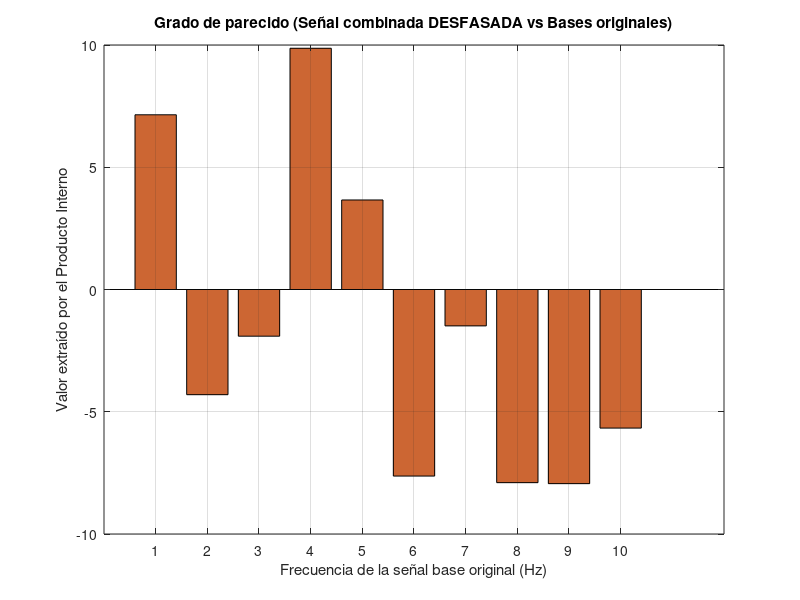
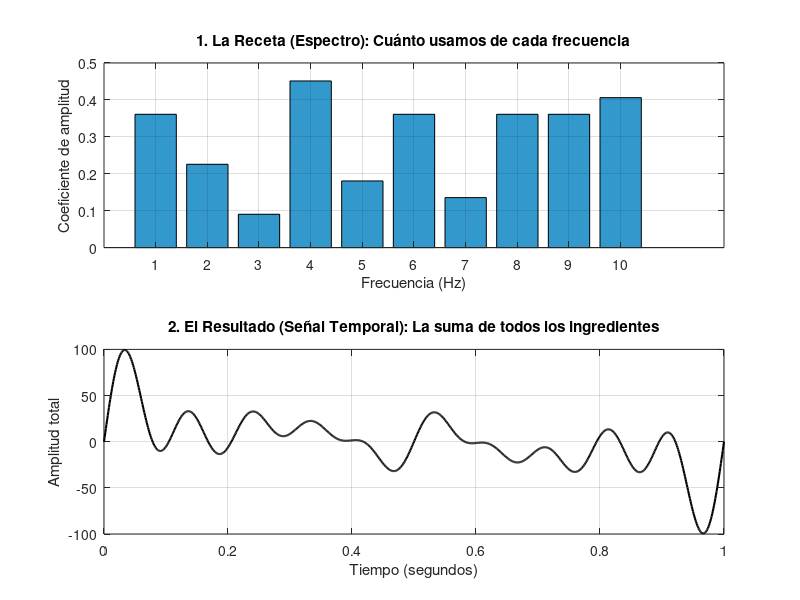

These figures' MATLAB source, in order:
#Genere una senal como combinacion lineal del conjunto de senales
#senoidales con frecuencias de 1, 2, 3, 4, 5, 6, 7, 8, 9 y 10 Hz y luego:
#1. mida el grado de parecido con dichas senoidales representando el resultado en un grafico de barras,
#2. vuelva a medir el grado de parecido pero con una combinacion lineal en
#la que se varia la fase de las senoidales y
#3. realice el grafico de barras para el caso de una senal cuadrada de 5,5
#Hz

#procedo a definir y generar las senales.
fs=1000;
t=0:1/fs:1;
N=length(t);
x=zeros(10,N);
A=2;
fase=0;
for f=1:10
    x(f, :) = A * sin(2 * pi * f * t + fase);
end
#me pide armar una senal nueva como comb lineal de las q cree recien
y_nueva=zeros(1,N);
alfa = randi([0, 10], 1, 10);
for a=1:10
    y_nueva=y_nueva+alfa(a)*x(a, :);
end

#el grado de parecido lo habiamos hecho en ej 2 con el prod interno y 
#ahora vamos a hacer lo mismo, entonces
prod_interno=0;
norma_y = norm(y_nueva, 2);
valores_normalizados = zeros(1, 10);
for f = 1:10
    % Extraemos la señal actual para no ensuciar el código
    senal_actual = x(f, :);
    
    % Calculamos producto interno usando vectorización (sin bucle for interno)
    prod_interno = dot(senal_actual, y_nueva); 
    norma_x = norm(senal_actual, 2);
    
    % Producto interno normalizado
    if norma_y == 0
        prod_normalizado = 0;
    else
        prod_normalizado = prod_interno / (norma_x * norma_y);
    end
    valores_normalizados(f) = prod_normalizado;
    % Imprimimos mostrando a qué señal (frecuencia) corresponde
    printf('Señal %2d Hz | Crudo: %10.4f | Normalizado: %5.2f\n', f, prod_interno, prod_normalizado);
end
############################################################################################################
#Parte 2:
#vuelva a medir el grado de parecido pero con una combinacion lineal en
#la que se varia la fase de las senoidales y

y_fase = zeros(1, N);
fases_modificadas = zeros(1, 10);

for f = 1:10
    % Inventamos una fase aleatoria para cada frecuencia (entre 0 y 2*pi radianes)
    fase_aleatoria = rand() * 2 * pi;
    fases_modificadas(f) = fase_aleatoria;
    
    #armo la senal con el mismo alfa de antes pero desfazad
    y_fase = y_fase + alfa(f) * A * sin(2 * pi * f * t + fase_aleatoria);
end

valores_fase = zeros(1, 10);

for f = 1:10
    % Producto interno de la nueva señal contra las señales base ORIGINALES (fase 0)
    prod_interno = sum(x(f, :) .* y_fase);
    
    % Proyección Ortogonal (dividimos solo por la energía de la señal base)
    energia_x = norm(x(f, :), 2)^2;
    proyeccion = prod_interno / energia_x;
    
    valores_fase(f) = proyeccion;
    
    printf('Frec: %2d Hz | Alfa real: %2d | Proyección extraída: %6.2f\n', f, alfa(f), proyeccion);
end

% --- NUEVO GRÁFICO DE BARRAS ---
figure;
bar(1:10, valores_fase, 'FaceColor', [0.8 0.4 0.2]); % Color rojizo/naranja para diferenciarlo
title('Grado de parecido (Señal combinada DESFASADA vs Bases originales)');
xlabel('Frecuencia de la señal base original (Hz)');
ylabel('Valor extraído por el Producto Interno');
xticks(1:10);
grid on;

figure;

% --- GRÁFICO SUPERIOR: LA RECETA (Dominio de la frecuencia) ---
subplot(2, 1, 1); 
bar(1:10, valores_normalizados, 'FaceColor', [0.2 0.6 0.8]);
title('1. La Receta (Espectro): Cuánto usamos de cada frecuencia');
xlabel('Frecuencia (Hz)');
ylabel('Coeficiente de amplitud');
xticks(1:10);
grid on;

% --- GRÁFICO INFERIOR: EL RESULTADO (Dominio del tiempo) ---
subplot(2, 1, 2);
plot(t, y_nueva, 'k-', 'LineWidth', 1.5);
title('2. El Resultado (Señal Temporal): La suma de todos los ingredientes');
xlabel('Tiempo (segundos)');
ylabel('Amplitud total');
grid on;

pause(15);
